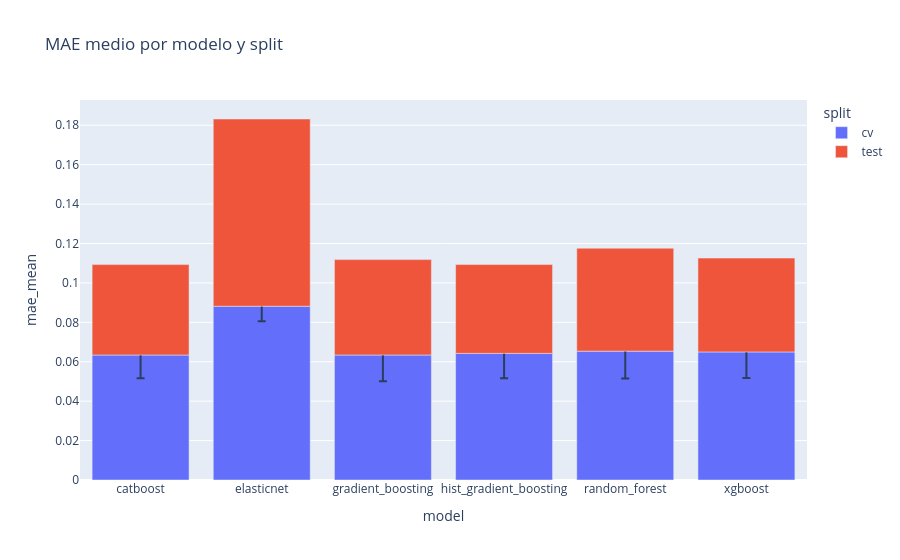
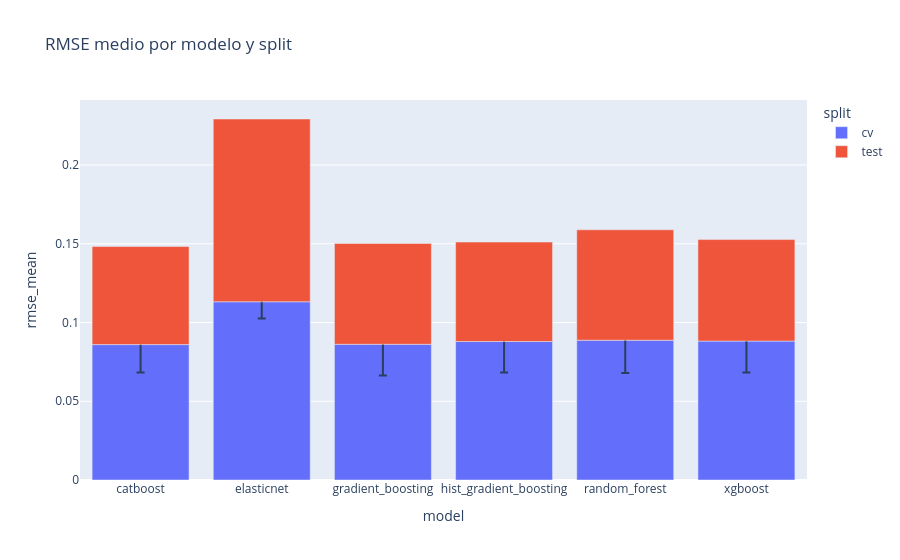
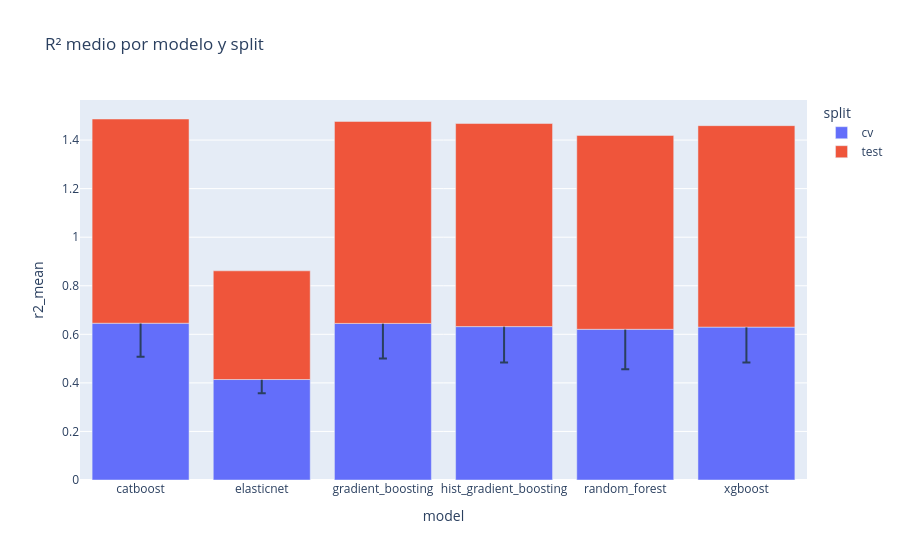

The notebook cell these images were saved under, in order:
### Markdown cell above
### 2. Metrics Comparison
Charts to compare MAE/RMSE/R² by model and split.

### Code cell
fig = px.bar(
    summary_df,
    x="model",
    y="mae_mean",
    color="split",
    error_y="mae_std",
    title="MAE medio por modelo y split",
)
fig.show()

fig = px.bar(
    summary_df,
    x="model",
    y="rmse_mean",
    color="split",
    error_y="rmse_std",
    title="RMSE medio por modelo y split",
)
fig.show()

fig = px.bar(
    summary_df,
    x="model",
    y="r2_mean",
    color="split",
    error_y="r2_std",
    title="R² medio por modelo y split",
)
fig.show()

### Figure 1 — Plotly figure (JSON) as saved in the notebook; plotly's stock layout.template omitted (floating-point values rounded to 4 significant figures)
{"data": [{"error_y": {"array": [0.01173, 0.007594, 0.01327, 0.01261, 0.01389, 0.0132]}, "hovertemplate": "split=cv<br>model=%{x}<br>mae_mean=%{y}<extra></extra>", "legendgroup": "cv", "marker": {"color": "#636efa", "pattern": {"shape": ""}}, "name": "cv", "orientation": "v", "showlegend": true, "textposition": "auto", "type": "bar", "x": ["catboost", "elasticnet", "gradient_boosting", "hist_gradient_boosting", "random_forest", "xgboost"], "xaxis": "x", "y": [0.06342, 0.08817, 0.06342, 0.06425, 0.06538, 0.06497], "yaxis": "y"}, {"error_y": {"array": [NaN, NaN, NaN, NaN, NaN, NaN]}, "hovertemplate": "split=test<br>model=%{x}<br>mae_mean=%{y}<extra></extra>", "legendgroup": "test", "marker": {"color": "#EF553B", "pattern": {"shape": ""}}, "name": "test", "orientation": "v", "showlegend": true, "textposition": "auto", "type": "bar", "x": ["catboost", "elasticnet", "gradient_boosting", "hist_gradient_boosting", "random_forest", "xgboost"], "xaxis": "x", "y": [0.04588, 0.095, 0.04841, 0.04508, 0.05223, 0.04762], "yaxis": "y"}], "layout": {"barmode": "relative", "legend": {"title": {"text": "split"}, "tracegroupgap": 0}, "title": {"text": "MAE medio por modelo y split"}, "xaxis": {"anchor": "y", "domain": [0, 1], "title": {"text": "model"}}, "yaxis": {"anchor": "x", "domain": [0, 1], "title": {"text": "mae_mean"}}}}

### Figure 2 — Plotly figure (JSON) as saved in the notebook; plotly's stock layout.template omitted (floating-point values rounded to 4 significant figures)
{"data": [{"error_y": {"array": [0.01768, 0.01058, 0.01979, 0.01971, 0.02085, 0.01988]}, "hovertemplate": "split=cv<br>model=%{x}<br>rmse_mean=%{y}<extra></extra>", "legendgroup": "cv", "marker": {"color": "#636efa", "pattern": {"shape": ""}}, "name": "cv", "orientation": "v", "showlegend": true, "textposition": "auto", "type": "bar", "x": ["catboost", "elasticnet", "gradient_boosting", "hist_gradient_boosting", "random_forest", "xgboost"], "xaxis": "x", "y": [0.08599, 0.1132, 0.08619, 0.08794, 0.08876, 0.08823], "yaxis": "y"}, {"error_y": {"array": [NaN, NaN, NaN, NaN, NaN, NaN]}, "hovertemplate": "split=test<br>model=%{x}<br>rmse_mean=%{y}<extra></extra>", "legendgroup": "test", "marker": {"color": "#EF553B", "pattern": {"shape": ""}}, "name": "test", "orientation": "v", "showlegend": true, "textposition": "auto", "type": "bar", "x": ["catboost", "elasticnet", "gradient_boosting", "hist_gradient_boosting", "random_forest", "xgboost"], "xaxis": "x", "y": [0.06226, 0.1161, 0.06403, 0.06317, 0.07012, 0.06446], "yaxis": "y"}], "layout": {"barmode": "relative", "legend": {"title": {"text": "split"}, "tracegroupgap": 0}, "title": {"text": "RMSE medio por modelo y split"}, "xaxis": {"anchor": "y", "domain": [0, 1], "title": {"text": "model"}}, "yaxis": {"anchor": "x", "domain": [0, 1], "title": {"text": "rmse_mean"}}}}

### Figure 3 — Plotly figure (JSON) as saved in the notebook; plotly's stock layout.template omitted (floating-point values rounded to 4 significant figures)
{"data": [{"error_y": {"array": [0.1376, 0.05629, 0.1447, 0.1473, 0.1648, 0.146]}, "hovertemplate": "split=cv<br>model=%{x}<br>r2_mean=%{y}<extra></extra>", "legendgroup": "cv", "marker": {"color": "#636efa", "pattern": {"shape": ""}}, "name": "cv", "orientation": "v", "showlegend": true, "textposition": "auto", "type": "bar", "x": ["catboost", "elasticnet", "gradient_boosting", "hist_gradient_boosting", "random_forest", "xgboost"], "xaxis": "x", "y": [0.6457, 0.4138, 0.6449, 0.6317, 0.6206, 0.6297], "yaxis": "y"}, {"error_y": {"array": [NaN, NaN, NaN, NaN, NaN, NaN]}, "hovertemplate": "split=test<br>model=%{x}<br>r2_mean=%{y}<extra></extra>", "legendgroup": "test", "marker": {"color": "#EF553B", "pattern": {"shape": ""}}, "name": "test", "orientation": "v", "showlegend": true, "textposition": "auto", "type": "bar", "x": ["catboost", "elasticnet", "gradient_boosting", "hist_gradient_boosting", "random_forest", "xgboost"], "xaxis": "x", "y": [0.8411, 0.4476, 0.8319, 0.8364, 0.7984, 0.8296], "yaxis": "y"}], "layout": {"barmode": "relative", "legend": {"title": {"text": "split"}, "tracegroupgap": 0}, "title": {"text": "R² medio por modelo y split"}, "xaxis": {"anchor": "y", "domain": [0, 1], "title": {"text": "model"}}, "yaxis": {"anchor": "x", "domain": [0, 1], "title": {"text": "r2_mean"}}}}
